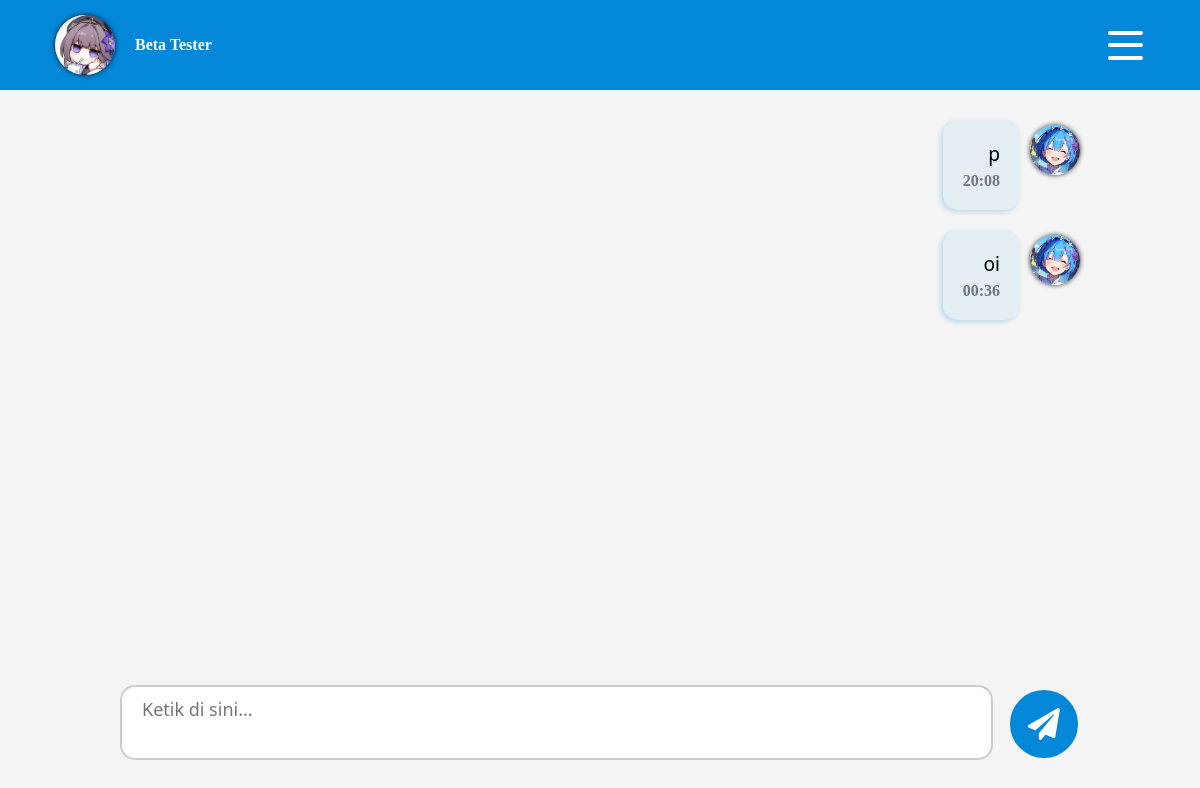
The page /view/chat/?token=1001 (signed in) on the database as committed earlier.
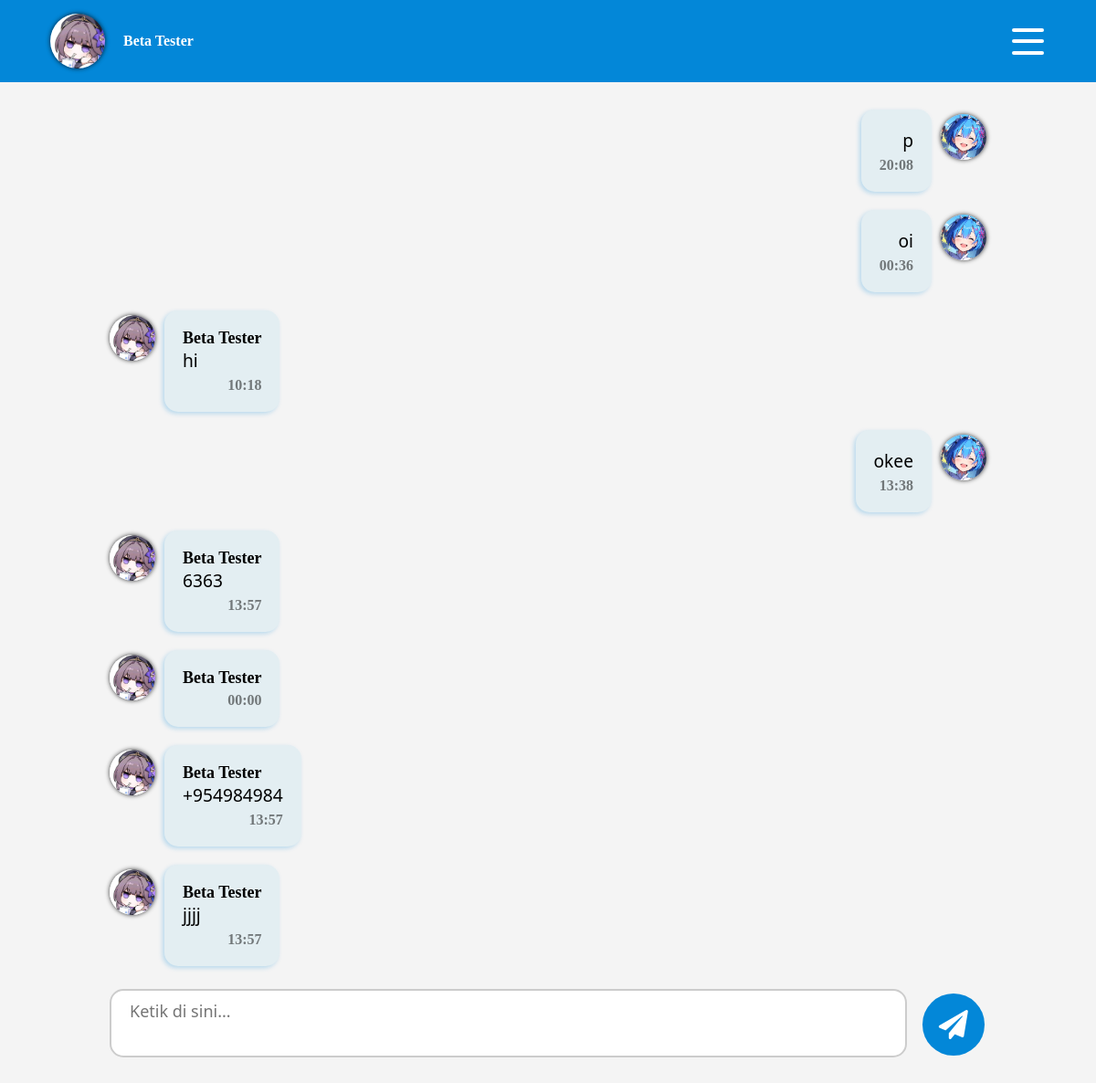
The same page on the database as committed later.
### tables this page shows
CREATE TABLE `user` (
  `id` int(11) NOT NULL,
  `username` varchar(255) NOT NULL,
  `nama` varchar(255) NOT NULL,
  `password` varchar(255) NOT NULL,
  `profil` varchar(255) NOT NULL
);

CREATE TABLE `data_pesan` (
  `id` int(11) NOT NULL,
  `token` int(11) NOT NULL,
  `pengirim` int(11) NOT NULL,
  `penerima` int(11) NOT NULL,
  `pesan` text NOT NULL,
  `jam` time NOT NULL,
  `tanggal` date NOT NULL
);

### view/chat/chat.php (the view)
<div class="container">
        <?php
            $query_pesan = mysqli_query($koneksi, "SELECT * FROM `data_pesan` WHERE token = '$token' ORDER BY id");
            while ($pesan = mysqli_fetch_assoc($query_pesan)) {
                if ($pesan['pengirim'] == $id) {
                    $profil = $row['profil'];
                    $nama = $row['nama'];
                    $self = "self";
                } else {
                    $profil = $hasil_data_partner['profil'];
                    $nama = $hasil_data_partner['nama'];
                    $self = "";
                }
                $jam = substr($pesan['jam'], 0, 5);
        ?>
                <div class="data_pesan <?=$self?>">
                    <img class="foto_profil mini" src="../../aset/profil/<?=$profil?>" alt="Foto Profil">
                    <div class="isi_pesan">
                        <span class="nama"><?=$nama?></span>
                        <p class="pesan"><?=$pesan['pesan']?></p>
                        <span class="jam"><?=$jam?></span>
                    </div>
                </div>
        <?php
            }
        ?>
    </div>

### view/chat/index.php (shortened to what this page needs)
<?php
    require "../../koneksi.php";
    $id = $_SESSION["id"];
    $token = $_GET['token'];
    $query_relasi = mysqli_query($koneksi, "SELECT * FROM `relasi` WHERE token = $token");
    $hasil_relasi = mysqli_fetch_assoc($query_relasi);
    if ($id == $hasil_relasi['id_user1'] ) {
        $partner = $hasil_relasi['id_user2'];
    } else {
        $partner = $hasil_relasi['id_user1'];
    }
    $query_data_partner = mysqli_query($koneksi, "SELECT nama, profil FROM `user` WHERE id = '$partner'");
    $hasil_data_partner = mysqli_fetch_assoc($query_data_partner);
    $query = mysqli_query($koneksi, "SELECT username, nama, profil FROM user WHERE id = '$id'");
    $row = mysqli_fetch_assoc($query)
?>
<!DOCTYPE html>
<html lang="en">
<head>
    <link rel="stylesheet" href="../../css/chat.css">
    <link rel="stylesheet" href="../../css/template.css">
    <link rel="stylesheet" href="../../css/mengetik.css">
    <link rel="stylesheet" href="https://cdnjs.cloudflare.com/ajax/libs/font-awesome/5.15.4/css/all.min.css">
</head>
<body onload="scrollToBottom()">
    <?php
        require "../template/navbar_chat.php";
        require "chat.php";
        require "../template/mengetik.php";
    ?>
</body>
</html>

### view/template/navbar_chat.php (shortened to what this page needs)
<nav class="fix">
    <div class="logo">
        <a href="../profil?id=<?=$partner?>">
            <div class="profil_user">
                <img class="foto_profil" src="../../aset/profil/<?=$hasil_data_partner['profil']?>" alt="Foto Profil">
                <div class="data_nama">
                    <span class="nama"><?=$hasil_data_partner['nama']?></span>
                </div>
            </div>
        </a>
    </div>
    <ul>
        <li>
            <div class="menu-icon">
                <div class="line"></div>
                <div class="line"></div>
                <div class="line"></div>
            </div>
        </li>
    </ul>
</nav>

### view/template/mengetik.php (shortened to what this page needs)
<form name="FormPesan" id="myForm" action="../chat/proses.php" method="post" onsubmit="return validateForm()">
    <div class="container pesan">
        <textarea id="kirim_pesan" name="isi_pesan" placeholder="Ketik di sini..." oninput="autoResize()"></textarea>
        <button type="submit" id="submit_button"><span class="fas fa-paper-plane"></span></button>
    </div>
</form>

### css/chat.css (style rules this page uses)
.container { margin: 15vh 10vw 15vh; min-height: 50vh; display: flex; flex-direction: column; border-radius: 15px; }
.container .data_pesan .mini { margin-top: 5px; width: 50px; height: 50px; }
.data_pesan { display: flex; flex-direction: row; }
.data_pesan.self { flex-direction: row-reverse; }
.data_pesan .isi_pesan { max-width: 90%; background-color: #E3EEF2; display: flex; flex-direction: column; align-items: start; padding: 20px; border-radius: 15px; margin: 0 10vw 20px 10px ; box-shadow: -2px 2px 5px rgba(4, 135, 217, 0.25); }
.data_pesan.self .isi_pesan { max-width: 90%; background-color: #E3EEF2; display: flex; flex-direction: column; align-items: end; padding: 20px; border-radius: 15px; margin: 0 10px 20px 10vw ; box-shadow: -2px 2px 5px rgba(4, 135, 217, 0.25); }
.isi_pesan .nama { font-size: large; }
.isi_pesan .pesan { font-size: larger; word-break: break-all; }
.data_pesan .jam { width: 100%; text-align: right; font-size: medium; font-weight: bold; margin-top: 5px; color: rgba(0, 0, 0, 0.5); }

### css/template.css (style rules this page uses)
* { margin: 0; padding: 0; box-sizing: border-box; font-family: poppins; }
body { background-color: #f4f4f4; }
.pesan { font-family: system-ui, -apple-system, BlinkMacSystemFont, 'Segoe UI', Roboto, Oxygen, Ubuntu, Cantarell, 'Open Sans', 'Helvetica Neue', sans-serif; font-size: large; }
a { text-decoration: none; }
ul li { list-style: none; }
body nav.fix { top: 0; position: fixed; }
nav { z-index: 99; width: 100%; min-height: 10vh; background-color: rgba(3, 135, 216, 1); display: flex; justify-content: space-between; align-items: center; padding: 0 5vh; color: rgb(255, 255, 255); transition: all 0.3s; }
nav ul li { display: block; }
.profil, .profil_user { display: flex; align-items: center; padding: 15px; }
.profil_user .data_nama { z-index: 99; pointer-events: auto; opacity: 100; display: flex; position: relative; flex-direction: column; margin-left: 20px; transition: all 0.3s; }
.nama { font-weight: bold; }
.foto_profil { width: 60px; height: 60px; border-radius: 50%; box-shadow: 0 0 5px rgba(0, 0, 0, 0.8); transition: all 0.3s; }
nav a { color: white; display: flex ; align-items: center; height: 100%; }
.menu-icon { padding: 30% 25%; width: 70px; min-height: 11vh; display: flex; flex-direction: column; justify-content: space-evenly; cursor: pointer; }
.line { border-radius: 2px; width: 100%; height: 4px; background-color: rgb(255, 255, 255); }

### css/mengetik.css (style rules this page uses)
.container.pesan { width: 80vw; justify-content: space-between; flex-direction: row; min-height: 0; position: fixed; bottom: 0; margin-top: 0; margin-bottom: 5vh; }
textarea { font-family: system-ui, -apple-system, BlinkMacSystemFont, 'Segoe UI', Roboto, Oxygen, Ubuntu, Cantarell, 'Open Sans', 'Helvetica Neue', sans-serif; width: 100%; height: 75px; min-height: 75px; max-height: 150px; padding: 10px 20px; font-size: large; border: 2px solid #ccc; box-sizing: border-box; overflow-y: auto; resize: none; border-radius: 15px; margin-right: 15px; }
.container.pesan { display: flex; align-items: end; }
.container.pesan .fas { display: flex; font-size: xx-large; margin: 2.5px; min-width: 67.5px; height: 67.5px; background-color: rgba(3, 135, 216, 1); border-radius: 50%; text-align: center; align-items: center; justify-content: center; color: white; }
#submit_button { border: none; background: none; }

Rows that differ between the two databases and show on the page:
added data_pesan: pengirim.profil (picture), pengirim.nama "Beta Tester", pesan "hi", jam "10:18"
added data_pesan: pesan "okee", jam "13:38"
added data_pesan: pengirim.profil (picture), pengirim.nama "Beta Tester", pesan "6363", jam "13:57"
added data_pesan: pengirim.profil (picture), pengirim.nama "Beta Tester", jam "00:00"
added data_pesan: pengirim.profil (picture), pengirim.nama "Beta Tester", pesan "+954984984", jam "13:57"
added data_pesan: pengirim.profil (picture), pengirim.nama "Beta Tester", pesan "jjjj", jam "13:57"
